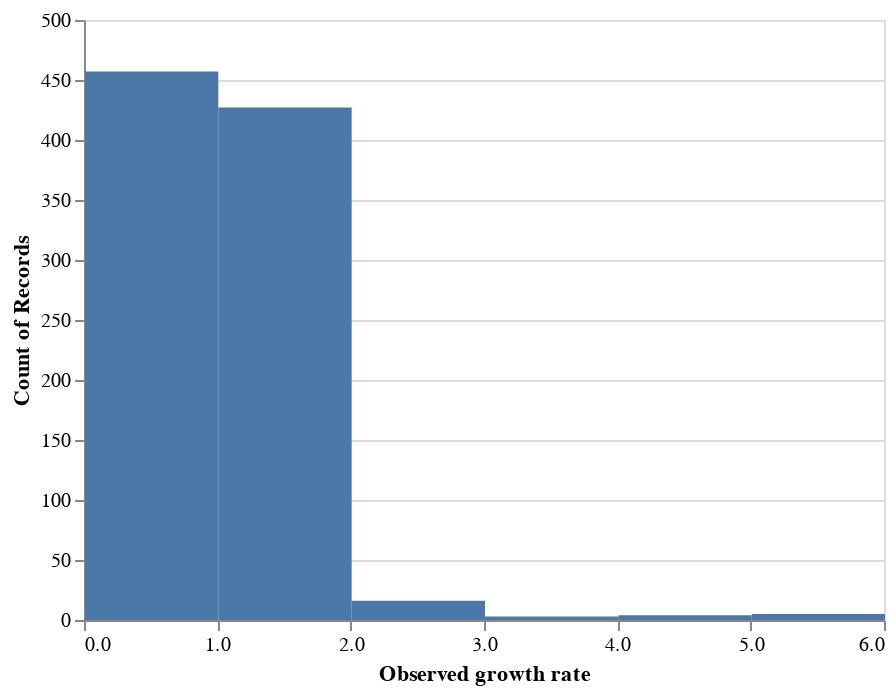

The notebook cell this image was saved under:
### Code cell
alt.Chart(initial_and_observed_clade_frequencies).mark_rect().encode(
    x=alt.X("observed_growth_rate:Q", bin=True, title="Observed growth rate"),
    y="count()"
)

### Figure 1 — Vega-Lite specification as saved in the notebook (floating-point values rounded to 4 significant figures; data arrays with more than 128 entries replaced by an {"elided": "..."} marker saying what was removed)
{"$schema": "https://vega.github.io/schema/vega-lite/v3.3.0.json", "config": {"mark": {"tooltip": null}, "view": {"height": 300, "width": 400}}, "data": {"name": "data-31002d532c1ca3646657d6895b66604b"}, "datasets": {"data-31002d532c1ca3646657d6895b66604b": {"elided": "912 records"}}, "encoding": {"x": {"bin": true, "field": "observed_growth_rate", "title": "Observed growth rate", "type": "quantitative"}, "y": {"aggregate": "count", "type": "quantitative"}}, "mark": "rect"}
